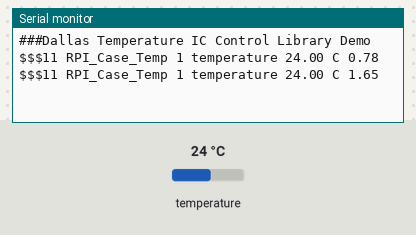
This sketch was run on a simulated Arduino Uno, built with avr-gcc and run on an emulated ATmega328P. On the bench: the last lines printed to the serial monitor. The inputs (shaded band) are chosen by the test bench; at power-on: temperature 24 °C.

Above: at 2.4 s.
2.5 s: temperature set to 12 °C
At 3.2 s:
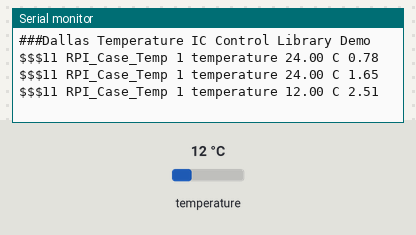
4.0 s: temperature set to 19 °C
At 4.7 s:
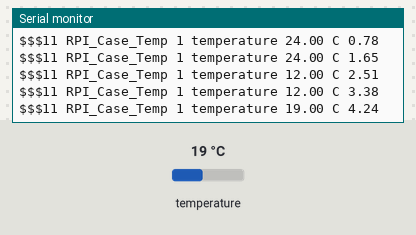
Timing chart, 0 to 7.0 s (numbered marks = the images above; inputs shaded):
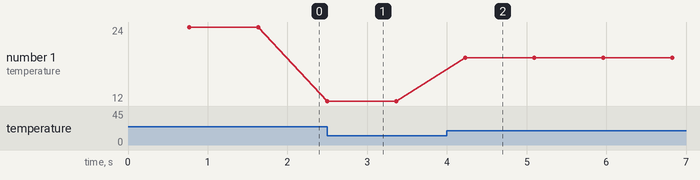

Measured:
- after the input at 4.0 s, the serial monitor: prints a new line after 0.23 s (image 2)
- plotted number 1: 12 → 19 after the input at 4.0 s

The sketch:

thermocouple.ino
```cpp
/********************************************************************/
// First we include the libraries
#include <OneWire.h>
#include <DallasTemperature.h>
/********************************************************************/
// Data wire is plugged into pin 2 on the Arduino
#define ONE_WIRE_BUS 2
/********************************************************************/
// Setup a oneWire instance to communicate with any OneWire devices
// (not just Maxim/Dallas temperature ICs)
OneWire oneWire(ONE_WIRE_BUS);
/********************************************************************/
// Pass our oneWire reference to Dallas Temperature.
DallasTemperature sensors(&oneWire);
/********************************************************************/
void setup(void)
{
 // start serial port
 Serial.begin(9600);
 Serial.println("###Dallas Temperature IC Control Library Demo");
 // Start up the library
 sensors.begin();
}
void loop(void)
{
 // call sensors.requestTemperatures() to issue a global temperature
 // request to all devices on the bus
/********************************************************************/
 //Serial.println("///Requesting temperatures...");
 sensors.requestTemperatures(); // Send the command to get temperature readings
 //Serial.println("DONE");
/********************************************************************/
 Serial.print("$$$11 RPI_Case_Temp 1 temperature ");
 Serial.print(sensors.getTempCByIndex(0)); // Why "byIndex"?
 Serial.print(" C ");
 Serial.println(millis()/1000.0);
   // You can have more than one DS18B20 on the same bus.
   // 0 refers to the first IC on the wire
   delay(100);
}
```
